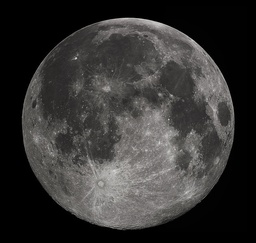
#> input picture Chapter Temp/moonFree.jpg, 256 x 243 px, shrunk from 631 x 600 before the run
$ jupyter execute GS.ipynb
#> lines starting #> are read from the running program, lines starting #| are printed output that depends on the picture
Standard imports. ```import cv2``` imports OpenCV for python.

[cell 1]
import numpy as np
import math

import cv2
import matplotlib.pyplot as plt

Parameters.

[cell 2]
numIters = 30                   # --- Number of iterations

lamb        = 6.328e-07         # --- Wavelength
ps          = 1e-6              # --- Pixel size
dz          = 2e-5              # --- Distance between two consecutive planes

Propagate function.

[cell 3]
def propagate(Ein, lamb, dz, ps):

   Nrows, Ncols = Ein.shape

   X, Y = np.meshgrid(range(-np.int32(Ncols / 2), Ncols - np.int32(Ncols / 2)), range(-np.int32(Nrows / 2), Nrows - np.int32(Nrows / 2)))

   fx     = X / (ps * Nrows)     # --- Angular spatial frequency along X [1 / m]
   fy     = Y / (ps * Ncols);    # --- Angular spatial frequency along Y [1 / m]
   fx2fy2 = np.power(fx, 2) + np.power(fy, 2)

   E0fft  = np.fft.fftshift(np.fft.fft2(Ein))

   Eout   = np.fft.ifft2(np.fft.ifftshift(E0fft * np.exp(-1j * np.pi * lamb * dz * fx2fy2)))

   return Eout

Gerchberg-Saxton algorithm: propagates guessed phase to a single plane upon each iteration.

[cell 4]
def gerchbergSaxton(I1, I2, I3, dz, ps, lamb, numIters):

   # --- I1        : image intensity at left plane
   # --- I2        : image intensity at center plane
   # --- I3        : image intensity at right plane
   # --- dz        : distance between I2 and I3 and between I1 and I2; note that dz is positive when propagating from I2 to I3 and negative when propagating from I2 to I1.
   # --- ps        : pixel size
   # --- lamb      : wavelength
   # --- numIters  : number of iterations
   # --- phi       : image phase at center plane recovered by the algorithm

   Nrows, Ncols = I2.shape

   # --- Initial guess. The phase on the central plane is chosen as vanishing
   I2estimated = np.sqrt(I2) * np.exp(1j * np.random.randn(Nrows, Ncols))

   for iter in range(numIters):

     # --- Propagate from I2 to I3 and replace intensity with measurement
     I3estimated = propagate(I2estimated, lamb, dz, ps)
     I3estimated = np.sqrt(I3) * np.exp(1j * np.angle(I3estimated))

     # --- Propagate from I3 to I2 and replace intensity with measurement
     I2estimated = propagate(I3estimated, lamb, -dz, ps);
     I2estimated = np.sqrt(I2) * np.exp(1j * np.angle(I2estimated))

     # --- Propagate from I2 to I1 and replace intensity with measurement
     I1estimated = propagate(I2estimated, lamb, -dz, ps);
     I1estimated = np.sqrt(I1) * np.exp(1j * np.angle(I1estimated))

     # --- Propagate from I1 to I2 and replace intensity with measurement
     I2estimated = propagate(I1estimated, lamb, dz, ps)
     I2estimated = np.sqrt(I2) * np.exp(1j * np.angle(I2estimated))

   phi = I2estimated

   return phi

Loading the image. ```.astype(float)``` copies the array and casts it to ```float```. ```np.asarray``` converts a list to an array.

[cell 5]
# --- https://commons.wikimedia.org/wiki/File:FullMoon2010.jpg

filename    = 'moonFree.jpg'
test1       = cv2.imread(filename, cv2.IMREAD_GRAYSCALE)
#> test1: shape (243, 256); min 0, max 212, mean 52.7
test1       = test1.astype(float)
test1       = np.asarray(test1, float)

plt.figure(1)
plt.imshow(test1)
plt.title('Input image')

[cell 6]
test2 = propagate(test1, lamb,     dz, ps)
#> in propagate, `fx2fy2 = np.power(fx, 2) + np.power(fy, 2)`:
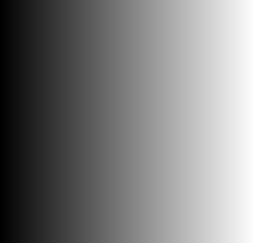
#> fx: shape (243, 256) float64; min -526749, max 522633.7, mean -2057.6; drawn with min black and max white
#> in propagate, `fx2fy2 = np.power(fx, 2) + np.power(fy, 2)`:
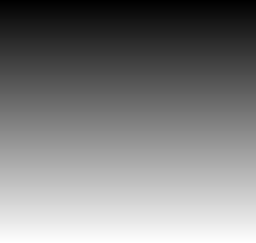
#> fy: shape (243, 256) float64; min -472656.2, max 472656.2, mean 0; drawn with min black and max white
test3 = propagate(test1, lamb, 2 * dz, ps)

plt.figure(2)
plt.imshow(np.abs(test2))
plt.title('Image propagated to second plane')

plt.figure(3)
plt.imshow(np.abs(test3))
plt.title('Image propagated to third plane')

phi = gerchbergSaxton(test1, test2, test3, dz, ps, lamb, numIters)

plt.figure(4)
plt.imshow(np.abs(phi))
plt.title('Result')
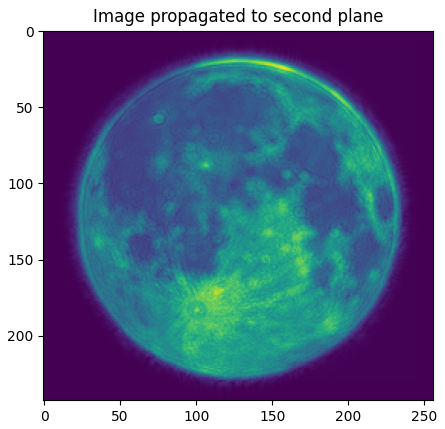
#> figure drawn by matplotlib, 1 panel
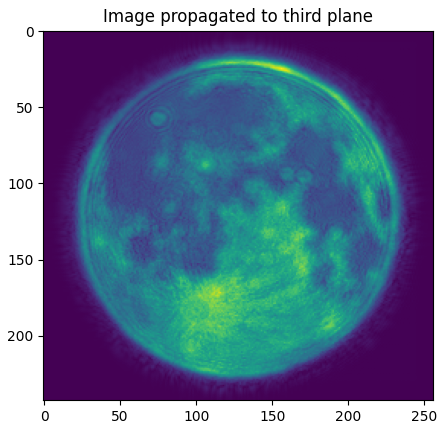
#> figure drawn by matplotlib, 1 panel
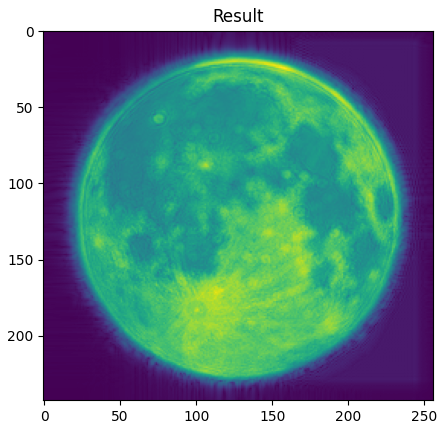
#> figure drawn by matplotlib, 1 panel
